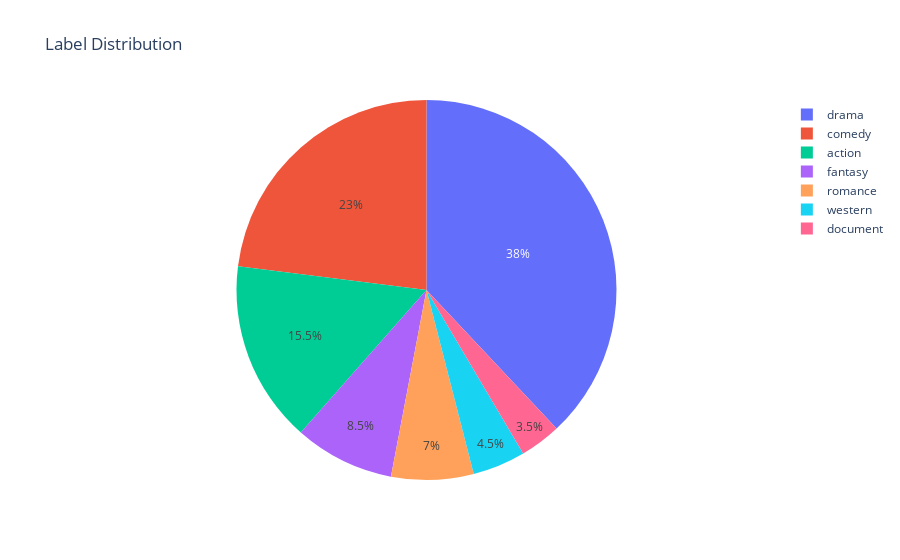

Notebook code for this chart:
### Code cell
# show the distribution of the labels in a pie chart
fig = px.pie(
    values=list(label_distribution.values()),
    names=list(label_distribution.keys()),
    title="Label Distribution",
)
fig.show()

### Figure 1 — Plotly figure (JSON) as saved in the notebook; plotly's stock layout.template omitted (floating-point values rounded to 4 significant figures)
{"data": [{"domain": {"x": [0, 1], "y": [0, 1]}, "hovertemplate": "label=%{label}<br>value=%{value}<extra></extra>", "labels": ["drama", "romance", "action", "comedy", "fantasy", "western", "document"], "legendgroup": "", "name": "", "showlegend": true, "type": "pie", "values": [76, 14, 31, 46, 17, 9, 7]}], "layout": {"legend": {"tracegroupgap": 0}, "title": {"text": "Label Distribution"}}}
